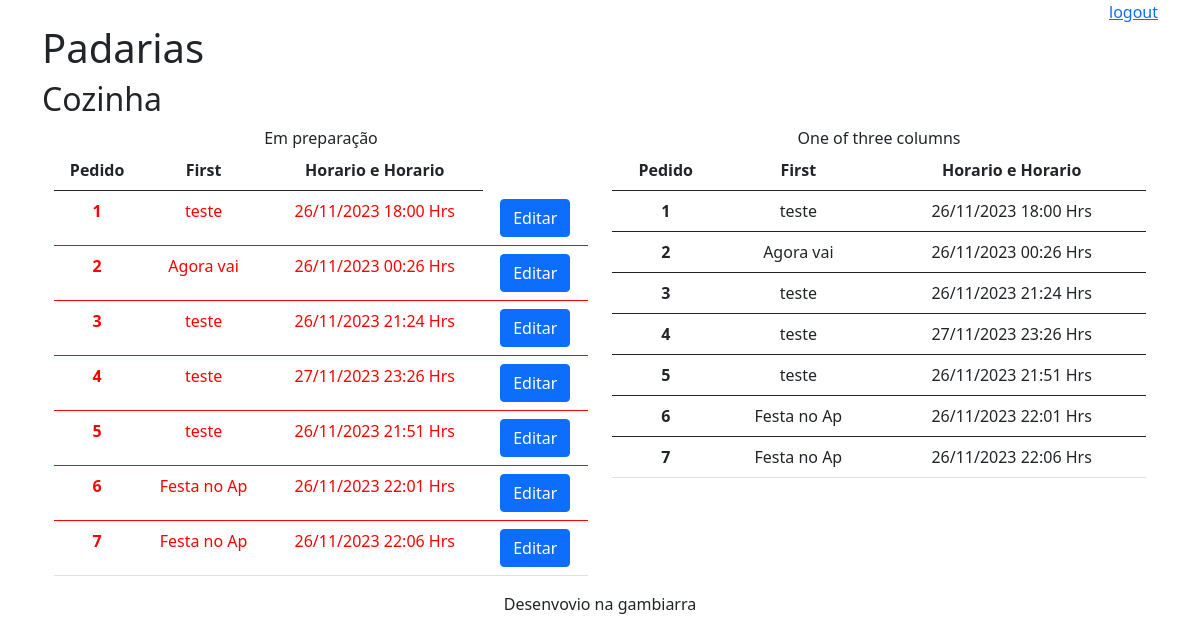
The app's page /lista/ with its own data.
### core/models.py (models this page shows, shortened)
class Evento(models.Model):
    titulo = models.CharField(max_length=100)
    descricao = models.TextField(blank=True, null=True)
    data_evento = models.DateTimeField(verbose_name='Data do Evento')
    data_criacao = models.DateTimeField(auto_now=True)
    status = models.CharField(max_length=50)
    usuario = models.ForeignKey(User, on_delete=models.CASCADE)
    class Meta:
        db_table = 'evento'
    def get_data_evento (self):
        return self.data_evento.strftime('%d/%m/%Y %H:%M Hrs')
    def get_evento_atrasado(self):
        if self.data_evento <datetime.now():
            return True
        else:
            return False

### core/views.py (the view)
# urls.py: path('lista/', views.listar_eventos),
def listar_eventos(request):
    usuario = request.user
    data_atual = datetime.now() - timedelta(hours=1)
    evento = Evento.objects.all()#.filter(data_evento__gt= data_atual)
    dados = {'eventos': evento}
    return render(request, 'solicitados.html', dados)

### templates/solicitados.html (shortened to what this page needs)
{% extends "model-page.html" %}
{% block content %}
<h2>Cozinha </h2>
<div class="container text-center">
    <div class="row align-items-start">
        <div class="col">
            Em preparação
            <table class="table table-hover">
                <thead>
                    <tr>
                        <th scope="col">Pedido</th>
                        <th scope="col">First</th>
                        <th scope="col">Horario e Horario</th>
                    </tr>
                </thead>
                {% for evento in eventos%}
                <form action="submit" method="POST">
                    <tbody {% if evento.get_evento_atrasado %} style="color:red" {% endif %}>
                        <tr>
                            <th scope="row">{{ evento.id }}</th>
                            <td>{{evento.titulo}}</td>
                            <td>{{evento.get_data_evento}}</td>
                            <td>
                                <a href="atualizar/{{evento.id}}/">
                                    <butto type="button" class="btn btn-primary" name="status" value="Concluido"> Editar </button>
                                </a>
                            </td>
                        </tr>
                    </tbody>
                </form>
                {% endfor%}
            </table>
        </div>
        <div class="col">
            One of three columns
            <table class="table table-hover">
                <thead>
                    <tr>
                        <th scope="col">Pedido</th>
                        <th scope="col">First</th>
                        <th scope="col">Horario e Horario</th>
                    </tr>
                </thead>
                {% for evento in eventos%}
                <tbody>
                    <tr>
                        <th scope="row">{{ evento.id }}</th>
                        <td>{{evento.titulo}}</td>
                        <td>{{evento.get_data_evento}}</td>
                    </tr>
                </tbody>
                {% endfor%}
            </table>
        </div>
    </div>
</div>
{% endblock %}

### templates/model-page.html (shortened to what this page needs)
<!DOCTYPE html>
<html lang="pt-br">
<head>
    <link href="https://cdn.jsdelivr.net/npm/bootstrap@5.0.2/dist/css/bootstrap.min.css" rel="stylesheet"
>
</head>
<head>
    <div class="container">
    {% include "model-header.html" %}
    </div>
</head>
<body>
    <div class="container">
        {% block content %} {% endblock %}
        {% include "model-footer.html" %}
    </div>
</body>
<body>
</body>
</html>

### templates/model-header.html (shortened to what this page needs)
{% block content %}
<div align="right">
    <a href="/logout">logout</a>
</div>
<h1>Padarias</h1>
{% endblock %}

### templates/model-footer.html
<p style="text-align: center;">Desenvovio na gambiarra</p>

### records on screen
Evento: id "1", titulo "teste", get_data_evento "26/11/2023 18:00 Hrs"
Evento: id "2", titulo "Agora vai", get_data_evento "26/11/2023 00:26 Hrs"
Evento: id "3", titulo "teste", get_data_evento "26/11/2023 21:24 Hrs"
Evento: id "4", titulo "teste", get_data_evento "27/11/2023 23:26 Hrs"
Evento: id "5", titulo "teste", get_data_evento "26/11/2023 21:51 Hrs"
Evento: id "6", titulo "Festa no Ap", get_data_evento "26/11/2023 22:01 Hrs"
Evento: id "7", titulo "Festa no Ap", get_data_evento "26/11/2023 22:06 Hrs"
